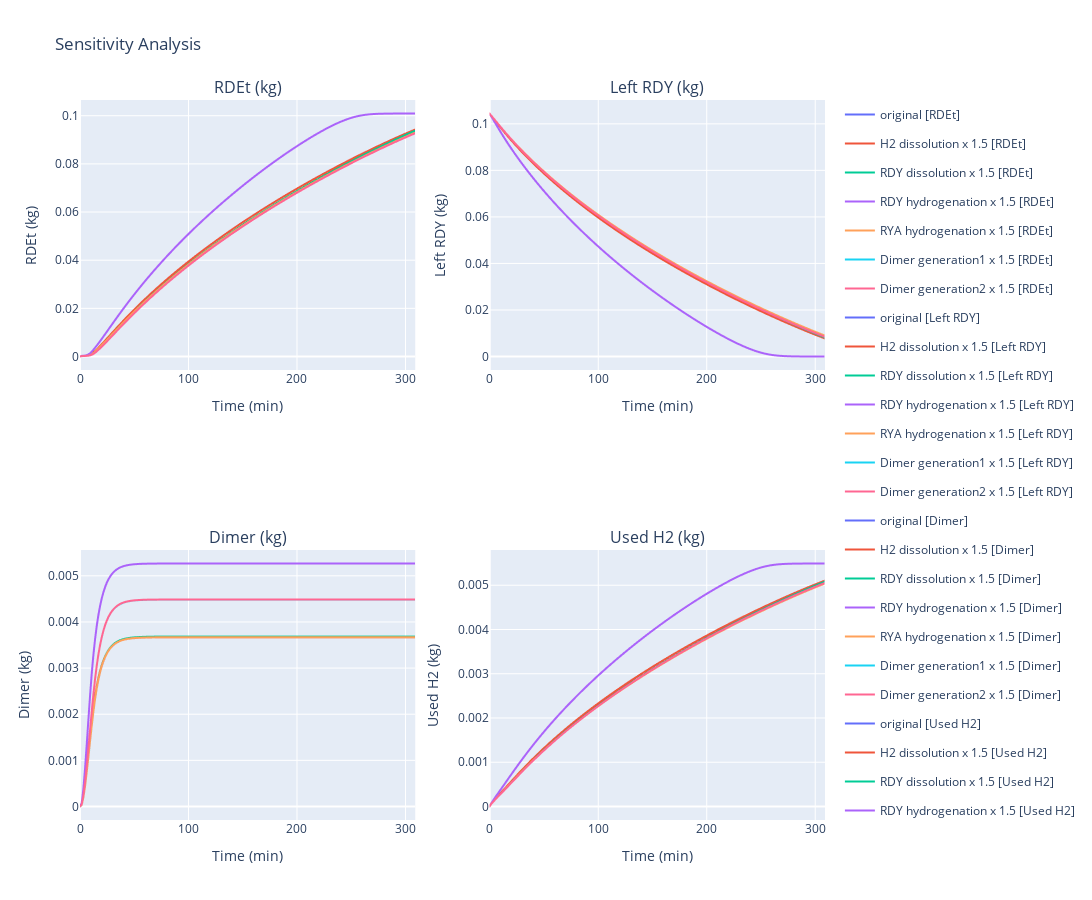

Notebook source saved alongside this figure:
### Code cell
# plot RDEt mass profiles under varied mechanistic parameters
operation_params = [
    ({"param": "Initial_Mass_Solid", "solid": "Solid_Feedstock", "species": "RDY"}, 0.10444), # kg
    ({"param": "Temperature"}, 20), # oC
    ({"param": "Pressure"},     4), # bar
    ({"param": "Agitation"}, 1200), # rpm
    ({"param": "Batch_Time"}, 309), # min
]
varied_mechanistic_params = {
    "original": None,
    "H2 dissolution": {
        "param": "Gas-Liquid_Volumetric_Mass_Transfer_Coefficient_D", 
        "gas": "Gas_Flow", 
        "stream": "Batch_Feed", 
        "species": "H2"
    },
    "RDY dissolution": {
        "param": "Solid-Liquid_Volumetric_Mass_Transfer_Coefficient_D", 
        "solid": "Solid_Feedstock", 
        "stream": "Batch_Feed", 
        "species": "RDY"
    },
    "RDY hydrogenation": {
        "param": "Referenced_Reaction_Rate_Constant", 
        "stream": "Batch_Feed", 
        "reaction": "RDY + 2 cat-H > RYE + cat2"
    },
    "RYA hydrogenation": {
        "param": "Referenced_Reaction_Rate_Constant", 
        "stream": "Batch_Feed", 
        "reaction": "RYA + 2 cat-H > REA + cat2"
    },
    "Dimer generation1": {
        "param": "Referenced_Reaction_Rate_Constant", 
        "stream": "Batch_Feed", 
        "reaction": "RYE + catX-RDEt > dimer + catX"
    },
    "Dimer generation2": {
        "param": "Referenced_Reaction_Rate_Constant", 
        "stream": "Batch_Feed", 
        "reaction": "REA + catX-RDEt > 2 H2 + dimer + catX"
    },
}
hydrogenation.plot_sensitivity_analysis(varied_mechanistic_params, operation_params, cal_reaction_params, cal_transport_params)

### Figure 1 — Plotly figure (JSON) as saved in the notebook; plotly's stock layout.template omitted (floating-point values rounded to 4 significant figures; data arrays with more than 128 entries replaced by an {"elided": "..."} marker saying what was removed)
{"data": [{"hovertemplate": "Label=original [RDEt]<br>Time (min)=%{x}<br>RDEt (kg)=%{y}<extra></extra>", "legendgroup": "original [RDEt]", "line": {"color": "#636efa", "dash": "solid"}, "marker": {"symbol": "circle"}, "mode": "lines", "name": "original [RDEt]", "showlegend": true, "type": "scattergl", "x": {"elided": "201 float values"}, "xaxis": "x", "y": {"elided": "201 float values"}, "yaxis": "y"}, {"hovertemplate": "Label=H2 dissolution x 1.5 [RDEt]<br>Time (min)=%{x}<br>RDEt (kg)=%{y}<extra></extra>", "legendgroup": "H2 dissolution x 1.5 [RDEt]", "line": {"color": "#EF553B", "dash": "solid"}, "marker": {"symbol": "circle"}, "mode": "lines", "name": "H2 dissolution x 1.5 [RDEt]", "showlegend": true, "type": "scattergl", "x": {"elided": "201 float values"}, "xaxis": "x", "y": {"elided": "201 float values"}, "yaxis": "y"}, {"hovertemplate": "Label=RDY dissolution x 1.5 [RDEt]<br>Time (min)=%{x}<br>RDEt (kg)=%{y}<extra></extra>", "legendgroup": "RDY dissolution x 1.5 [RDEt]", "line": {"color": "#00cc96", "dash": "solid"}, "marker": {"symbol": "circle"}, "mode": "lines", "name": "RDY dissolution x 1.5 [RDEt]", "showlegend": true, "type": "scattergl", "x": {"elided": "201 float values"}, "xaxis": "x", "y": {"elided": "201 float values"}, "yaxis": "y"}, {"hovertemplate": "Label=RDY hydrogenation x 1.5 [RDEt]<br>Time (min)=%{x}<br>RDEt (kg)=%{y}<extra></extra>", "legendgroup": "RDY hydrogenation x 1.5 [RDEt]", "line": {"color": "#ab63fa", "dash": "solid"}, "marker": {"symbol": "circle"}, "mode": "lines", "name": "RDY hydrogenation x 1.5 [RDEt]", "showlegend": true, "type": "scattergl", "x": {"elided": "201 float values"}, "xaxis": "x", "y": {"elided": "201 float values"}, "yaxis": "y"}, {"hovertemplate": "Label=RYA hydrogenation x 1.5 [RDEt]<br>Time (min)=%{x}<br>RDEt (kg)=%{y}<extra></extra>", "legendgroup": "RYA hydrogenation x 1.5 [RDEt]", "line": {"color": "#FFA15A", "dash": "solid"}, "marker": {"symbol": "circle"}, "mode": "lines", "name": "RYA hydrogenation x 1.5 [RDEt]", "showlegend": true, "type": "scattergl", "x": {"elided": "201 float values"}, "xaxis": "x", "y": {"elided": "201 float values"}, "yaxis": "y"}, {"hovertemplate": "Label=Dimer generation1 x 1.5 [RDEt]<br>Time (min)=%{x}<br>RDEt (kg)=%{y}<extra></extra>", "legendgroup": "Dimer generation1 x 1.5 [RDEt]", "line": {"color": "#19d3f3", "dash": "solid"}, "marker": {"symbol": "circle"}, "mode": "lines", "name": "Dimer generation1 x 1.5 [RDEt]", "showlegend": true, "type": "scattergl", "x": {"elided": "201 float values"}, "xaxis": "x", "y": {"elided": "201 float values"}, "yaxis": "y"}, {"hovertemplate": "Label=Dimer generation2 x 1.5 [RDEt]<br>Time (min)=%{x}<br>RDEt (kg)=%{y}<extra></extra>", "legendgroup": "Dimer generation2 x 1.5 [RDEt]", "line": {"color": "#FF6692", "dash": "solid"}, "marker": {"symbol": "circle"}, "mode": "lines", "name": "Dimer generation2 x 1.5 [RDEt]", "showlegend": true, "type": "scattergl", "x": {"elided": "201 float values"}, "xaxis": "x", "y": {"elided": "201 float values"}, "yaxis": "y"}, {"hovertemplate": "Label=original [Left RDY]<br>Time (min)=%{x}<br>Left RDY (kg)=%{y}<extra></extra>", "legendgroup": "original [Left RDY]", "line": {"color": "#636efa", "dash": "solid"}, "marker": {"symbol": "circle"}, "mode": "lines", "name": "original [Left RDY]", "showlegend": true, "type": "scattergl", "x": {"elided": "201 float values"}, "xaxis": "x2", "y": {"elided": "201 float values"}, "yaxis": "y2"}, {"hovertemplate": "Label=H2 dissolution x 1.5 [Left RDY]<br>Time (min)=%{x}<br>Left RDY (kg)=%{y}<extra></extra>", "legendgroup": "H2 dissolution x 1.5 [Left RDY]", "line": {"color": "#EF553B", "dash": "solid"}, "marker": {"symbol": "circle"}, "mode": "lines", "name": "H2 dissolution x 1.5 [Left RDY]", "showlegend": true, "type": "scattergl", "x": {"elided": "201 float values"}, "xaxis": "x2", "y": {"elided": "201 float values"}, "yaxis": "y2"}, {"hovertemplate": "Label=RDY dissolution x 1.5 [Left RDY]<br>Time (min)=%{x}<br>Left RDY (kg)=%{y}<extra></extra>", "legendgroup": "RDY dissolution x 1.5 [Left RDY]", "line": {"color": "#00cc96", "dash": "solid"}, "marker": {"symbol": "circle"}, "mode": "lines", "name": "RDY dissolution x 1.5 [Left RDY]", "showlegend": true, "type": "scattergl", "x": {"elided": "201 float values"}, "xaxis": "x2", "y": {"elided": "201 float values"}, "yaxis": "y2"}, {"hovertemplate": "Label=RDY hydrogenation x 1.5 [Left RDY]<br>Time (min)=%{x}<br>Left RDY (kg)=%{y}<extra></extra>", "legendgroup": "RDY hydrogenation x 1.5 [Left RDY]", "line": {"color": "#ab63fa", "dash": "solid"}, "marker": {"symbol": "circle"}, "mode": "lines", "name": "RDY hydrogenation x 1.5 [Left RDY]", "showlegend": true, "type": "scattergl", "x": {"elided": "201 float values"}, "xaxis": "x2", "y": {"elided": "201 float values"}, "yaxis": "y2"}, {"hovertemplate": "Label=RYA hydrogenation x 1.5 [Left RDY]<br>Time (min)=%{x}<br>Left RDY (kg)=%{y}<extra></extra>", "legendgroup": "RYA hydrogenation x 1.5 [Left RDY]", "line": {"color": "#FFA15A", "dash": "solid"}, "marker": {"symbol": "circle"}, "mode": "lines", "name": "RYA hydrogenation x 1.5 [Left RDY]", "showlegend": true, "type": "scattergl", "x": {"elided": "201 float values"}, "xaxis": "x2", "y": {"elided": "201 float values"}, "yaxis": "y2"}, {"hovertemplate": "Label=Dimer generation1 x 1.5 [Left RDY]<br>Time (min)=%{x}<br>Left RDY (kg)=%{y}<extra></extra>", "legendgroup": "Dimer generation1 x 1.5 [Left RDY]", "line": {"color": "#19d3f3", "dash": "solid"}, "marker": {"symbol": "circle"}, "mode": "lines", "name": "Dimer generation1 x 1.5 [Left RDY]", "showlegend": true, "type": "scattergl", "x": {"elided": "201 float values"}, "xaxis": "x2", "y": {"elided": "201 float values"}, "yaxis": "y2"}, {"hovertemplate": "Label=Dimer generation2 x 1.5 [Left RDY]<br>Time (min)=%{x}<br>Left RDY (kg)=%{y}<extra></extra>", "legendgroup": "Dimer generation2 x 1.5 [Left RDY]", "line": {"color": "#FF6692", "dash": "solid"}, "marker": {"symbol": "circle"}, "mode": "lines", "name": "Dimer generation2 x 1.5 [Left RDY]", "showlegend": true, "type": "scattergl", "x": {"elided": "201 float values"}, "xaxis": "x2", "y": {"elided": "201 float values"}, "yaxis": "y2"}, {"hovertemplate": "Label=original [Dimer]<br>Time (min)=%{x}<br>Dimer (kg)=%{y}<extra></extra>", "legendgroup": "original [Dimer]", "line": {"color": "#636efa", "dash": "solid"}, "marker": {"symbol": "circle"}, "mode": "lines", "name": "original [Dimer]", "showlegend": true, "type": "scattergl", "x": {"elided": "201 float values"}, "xaxis": "x3", "y": {"elided": "201 float values"}, "yaxis": "y3"}, {"hovertemplate": "Label=H2 dissolution x 1.5 [Dimer]<br>Time (min)=%{x}<br>Dimer (kg)=%{y}<extra></extra>", "legendgroup": "H2 dissolution x 1.5 [Dimer]", "line": {"color": "#EF553B", "dash": "solid"}, "marker": {"symbol": "circle"}, "mode": "lines", "name": "H2 dissolution x 1.5 [Dimer]", "showlegend": true, "type": "scattergl", "x": {"elided": "201 float values"}, "xaxis": "x3", "y": {"elided": "201 float values"}, "yaxis": "y3"}, {"hovertemplate": "Label=RDY dissolution x 1.5 [Dimer]<br>Time (min)=%{x}<br>Dimer (kg)=%{y}<extra></extra>", "legendgroup": "RDY dissolution x 1.5 [Dimer]", "line": {"color": "#00cc96", "dash": "solid"}, "marker": {"symbol": "circle"}, "mode": "lines", "name": "RDY dissolution x 1.5 [Dimer]", "showlegend": true, "type": "scattergl", "x": {"elided": "201 float values"}, "xaxis": "x3", "y": {"elided": "201 float values"}, "yaxis": "y3"}, {"hovertemplate": "Label=RDY hydrogenation x 1.5 [Dimer]<br>Time (min)=%{x}<br>Dimer (kg)=%{y}<extra></extra>", "legendgroup": "RDY hydrogenation x 1.5 [Dimer]", "line": {"color": "#ab63fa", "dash": "solid"}, "marker": {"symbol": "circle"}, "mode": "lines", "name": "RDY hydrogenation x 1.5 [Dimer]", "showlegend": true, "type": "scattergl", "x": {"elided": "201 float values"}, "xaxis": "x3", "y": {"elided": "201 float values"}, "yaxis": "y3"}, {"hovertemplate": "Label=RYA hydrogenation x 1.5 [Dimer]<br>Time (min)=%{x}<br>Dimer (kg)=%{y}<extra></extra>", "legendgroup": "RYA hydrogenation x 1.5 [Dimer]", "line": {"color": "#FFA15A", "dash": "solid"}, "marker": {"symbol": "circle"}, "mode": "lines", "name": "RYA hydrogenation x 1.5 [Dimer]", "showlegend": true, "type": "scattergl", "x": {"elided": "201 float values"}, "xaxis": "x3", "y": {"elided": "201 float values"}, "yaxis": "y3"}, {"hovertemplate": "Label=Dimer generation1 x 1.5 [Dimer]<br>Time (min)=%{x}<br>Dimer (kg)=%{y}<extra></extra>", "legendgroup": "Dimer generation1 x 1.5 [Dimer]", "line": {"color": "#19d3f3", "dash": "solid"}, "marker": {"symbol": "circle"}, "mode": "lines", "name": "Dimer generation1 x 1.5 [Dimer]", "showlegend": true, "type": "scattergl", "x": {"elided": "201 float values"}, "xaxis": "x3", "y": {"elided": "201 float values"}, "yaxis": "y3"}, {"hovertemplate": "Label=Dimer generation2 x 1.5 [Dimer]<br>Time (min)=%{x}<br>Dimer (kg)=%{y}<extra></extra>", "legendgroup": "Dimer generation2 x 1.5 [Dimer]", "line": {"color": "#FF6692", "dash": "solid"}, "marker": {"symbol": "circle"}, "mode": "lines", "name": "Dimer generation2 x 1.5 [Dimer]", "showlegend": true, "type": "scattergl", "x": {"elided": "201 float values"}, "xaxis": "x3", "y": {"elided": "201 float values"}, "yaxis": "y3"}, {"hovertemplate": "Label=original [Used H2]<br>Time (min)=%{x}<br>Used H2 (kg)=%{y}<extra></extra>", "legendgroup": "original [Used H2]", "line": {"color": "#636efa", "dash": "solid"}, "marker": {"symbol": "circle"}, "mode": "lines", "name": "original [Used H2]", "showlegend": true, "type": "scattergl", "x": {"elided": "201 float values"}, "xaxis": "x4", "y": {"elided": "201 float values"}, "yaxis": "y4"}, {"hovertemplate": "Label=H2 dissolution x 1.5 [Used H2]<br>Time (min)=%{x}<br>Used H2 (kg)=%{y}<extra></extra>", "legendgroup": "H2 dissolution x 1.5 [Used H2]", "line": {"color": "#EF553B", "dash": "solid"}, "marker": {"symbol": "circle"}, "mode": "lines", "name": "H2 dissolution x 1.5 [Used H2]", "showlegend": true, "type": "scattergl", "x": {"elided": "201 float values"}, "xaxis": "x4", "y": {"elided": "201 float values"}, "yaxis": "y4"}, {"hovertemplate": "Label=RDY dissolution x 1.5 [Used H2]<br>Time (min)=%{x}<br>Used H2 (kg)=%{y}<extra></extra>", "legendgroup": "RDY dissolution x 1.5 [Used H2]", "line": {"color": "#00cc96", "dash": "solid"}, "marker": {"symbol": "circle"}, "mode": "lines", "name": "RDY dissolution x 1.5 [Used H2]", "showlegend": true, "type": "scattergl", "x": {"elided": "201 float values"}, "xaxis": "x4", "y": {"elided": "201 float values"}, "yaxis": "y4"}, {"hovertemplate": "Label=RDY hydrogenation x 1.5 [Used H2]<br>Time (min)=%{x}<br>Used H2 (kg)=%{y}<extra></extra>", "legendgroup": "RDY hydrogenation x 1.5 [Used H2]", "line": {"color": "#ab63fa", "dash": "solid"}, "marker": {"symbol": "circle"}, "mode": "lines", "name": "RDY hydrogenation x 1.5 [Used H2]", "showlegend": true, "type": "scattergl", "x": {"elided": "201 float values"}, "xaxis": "x4", "y": {"elided": "201 float values"}, "yaxis": "y4"}, {"hovertemplate": "Label=RYA hydrogenation x 1.5 [Used H2]<br>Time (min)=%{x}<br>Used H2 (kg)=%{y}<extra></extra>", "legendgroup": "RYA hydrogenation x 1.5 [Used H2]", "line": {"color": "#FFA15A", "dash": "solid"}, "marker": {"symbol": "circle"}, "mode": "lines", "name": "RYA hydrogenation x 1.5 [Used H2]", "showlegend": true, "type": "scattergl", "x": {"elided": "201 float values"}, "xaxis": "x4", "y": {"elided": "201 float values"}, "yaxis": "y4"}, {"hovertemplate": "Label=Dimer generation1 x 1.5 [Used H2]<br>Time (min)=%{x}<br>Used H2 (kg)=%{y}<extra></extra>", "legendgroup": "Dimer generation1 x 1.5 [Used H2]", "line": {"color": "#19d3f3", "dash": "solid"}, "marker": {"symbol": "circle"}, "mode": "lines", "name": "Dimer generation1 x 1.5 [Used H2]", "showlegend": true, "type": "scattergl", "x": {"elided": "201 float values"}, "xaxis": "x4", "y": {"elided": "201 float values"}, "yaxis": "y4"}, {"hovertemplate": "Label=Dimer generation2 x 1.5 [Used H2]<br>Time (min)=%{x}<br>Used H2 (kg)=%{y}<extra></extra>", "legendgroup": "Dimer generation2 x 1.5 [Used H2]", "line": {"color": "#FF6692", "dash": "solid"}, "marker": {"symbol": "circle"}, "mode": "lines", "name": "Dimer generation2 x 1.5 [Used H2]", "showlegend": true, "type": "scattergl", "x": {"elided": "201 float values"}, "xaxis": "x4", "y": {"elided": "201 float values"}, "yaxis": "y4"}], "layout": {"annotations": [{"font": {"size": 16}, "showarrow": false, "text": "RDEt (kg)", "x": 0.225, "xanchor": "center", "xref": "paper", "y": 1, "yanchor": "bottom", "yref": "paper"}, {"font": {"size": 16}, "showarrow": false, "text": "Left RDY (kg)", "x": 0.775, "xanchor": "center", "xref": "paper", "y": 1, "yanchor": "bottom", "yref": "paper"}, {"font": {"size": 16}, "showarrow": false, "text": "Dimer (kg)", "x": 0.225, "xanchor": "center", "xref": "paper", "y": 0.375, "yanchor": "bottom", "yref": "paper"}, {"font": {"size": 16}, "showarrow": false, "text": "Used H2 (kg)", "x": 0.775, "xanchor": "center", "xref": "paper", "y": 0.375, "yanchor": "bottom", "yref": "paper"}], "height": 900, "title": {"text": "Sensitivity Analysis"}, "width": 1200, "xaxis": {"anchor": "y", "domain": [0, 0.45], "title": {"text": "Time (min)"}}, "xaxis2": {"anchor": "y2", "domain": [0.55, 1], "title": {"text": "Time (min)"}}, "xaxis3": {"anchor": "y3", "domain": [0, 0.45], "title": {"text": "Time (min)"}}, "xaxis4": {"anchor": "y4", "domain": [0.55, 1], "title": {"text": "Time (min)"}}, "yaxis": {"anchor": "x", "domain": [0.625, 1], "title": {"text": "RDEt (kg)"}}, "yaxis2": {"anchor": "x2", "domain": [0.625, 1], "title": {"text": "Left RDY (kg)"}}, "yaxis3": {"anchor": "x3", "domain": [0, 0.375], "title": {"text": "Dimer (kg)"}}, "yaxis4": {"anchor": "x4", "domain": [0, 0.375], "title": {"text": "Used H2 (kg)"}}}}
